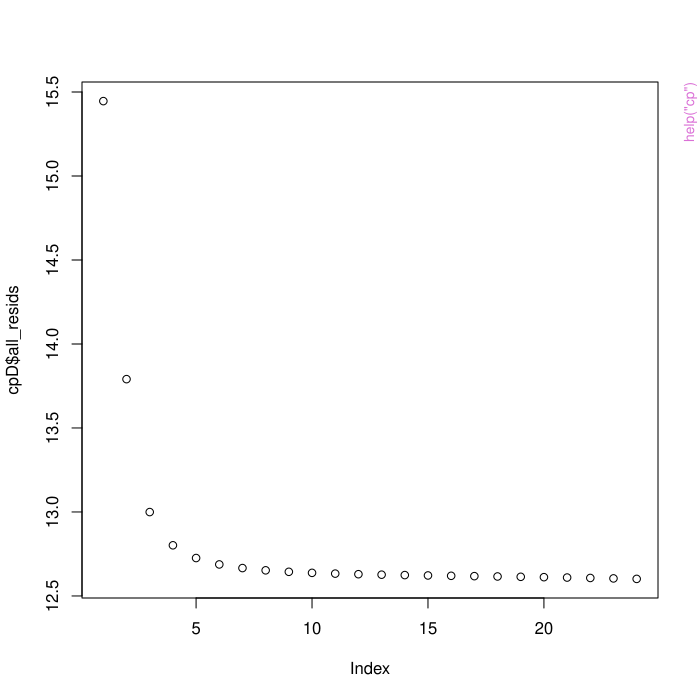

The script that drew this image:
pkgname <- "rTensor"
source(file.path(R.home("share"), "R", "examples-header.R"))
options(warn = 1)
library('rTensor')

base::assign(".oldSearch", base::search(), pos = 'CheckExEnv')
cleanEx()
nameEx("Ops-methods")
### * Ops-methods

flush(stderr()); flush(stdout())

### Name: Ops-methods
### Title: Conformable elementwise operators for Tensor
### Aliases: Ops,Tensor,Tensor-method Ops,Tensor,array-method
###   Ops,Tensor,numeric-method Ops,array,Tensor-method
###   Ops,numeric,Tensor-method Ops-methods

### ** Examples

tnsr <- rand_tensor(c(3,4,5))
tnsr2 <- rand_tensor(c(3,4,5))
tnsrsum <- tnsr + tnsr2
tnsrdiff <- tnsr - tnsr2
tnsrelemprod <- tnsr * tnsr2
tnsrelemquot <- tnsr / tnsr2
for (i in 1:3L){
	for (j in 1:4L){
		for (k in 1:5L){
			stopifnot(tnsrsum@data[i,j,k]==tnsr@data[i,j,k]+tnsr2@data[i,j,k])
			stopifnot(tnsrdiff@data[i,j,k]==(tnsr@data[i,j,k]-tnsr2@data[i,j,k]))
			stopifnot(tnsrelemprod@data[i,j,k]==tnsr@data[i,j,k]*tnsr2@data[i,j,k])
			stopifnot(tnsrelemquot@data[i,j,k]==tnsr@data[i,j,k]/tnsr2@data[i,j,k])
}
}
}



cleanEx()
nameEx("Tensor-class")
### * Tensor-class

flush(stderr()); flush(stdout())

### Name: Tensor-class
### Title: S4 Class for a Tensor
### Aliases: Tensor Tensor-class

### ** Examples

tnsr <- rand_tensor()
class(tnsr)
tnsr
print(tnsr)
dim(tnsr)
tnsr@num_modes
tnsr@data



cleanEx()
nameEx("as.tensor")
### * as.tensor

flush(stderr()); flush(stdout())

### Name: as.tensor
### Title: Tensor Conversion
### Aliases: as.tensor

### ** Examples

#From vector
vec <- runif(100); vecT <- as.tensor(vec); vecT
#From matrix
mat <- matrix(runif(1000),nrow=100,ncol=10)
matT <- as.tensor(mat); matT
#From array
indices <- c(10,20,30,40)
arr <- array(runif(prod(indices)), dim = indices)
arrT <- as.tensor(arr); arrT



cleanEx()
nameEx("cp")
### * cp

flush(stderr()); flush(stdout())

### Name: cp
### Title: Canonical Polyadic Decomposition
### Aliases: cp

### ** Examples

tnsr <- rand_tensor(c(6,7,8))
cpD <- cp(tnsr,num_components=5)
cpD$conv
cpD$norm_percent
plot(cpD$all_resids)



cleanEx()
nameEx("dim-methods")
### * dim-methods

flush(stderr()); flush(stdout())

### Name: dim-methods
### Title: Mode Getter for Tensor
### Aliases: dim,Tensor-method dim-methods

### ** Examples

tnsr <- rand_tensor()
dim(tnsr)



cleanEx()
nameEx("extract-methods")
### * extract-methods

flush(stderr()); flush(stdout())

### Name: [-methods
### Title: Extract or Replace Subtensors
### Aliases: [,Tensor-method [-methods [<-,Tensor-method
###   extract,Tensor-method

### ** Examples

tnsr <- rand_tensor()
tnsr[1,2,3]
tnsr[3,1,]
tnsr[,,5]
tnsr[,,5,drop=FALSE]

tnsr[1,2,3] <- 3; tnsr[1,2,3]
tnsr[3,1,] <- rep(0,5); tnsr[3,1,]
tnsr[,2,] <- matrix(0,nrow=3,ncol=5); tnsr[,2,]



cleanEx()
nameEx("fnorm-methods")
### * fnorm-methods

flush(stderr()); flush(stdout())

### Name: fnorm-methods
### Title: Tensor Frobenius Norm
### Aliases: fnorm fnorm,Tensor-method fnorm-methods

### ** Examples

tnsr <- rand_tensor()
fnorm(tnsr)



cleanEx()
nameEx("fold")
### * fold

flush(stderr()); flush(stdout())

### Name: fold
### Title: General Folding of Matrix
### Aliases: fold

### ** Examples

tnsr <- new("Tensor",3L,c(3L,4L,5L),data=runif(60))
matT3<-unfold(tnsr,row_idx=2,col_idx=c(3,1))
identical(fold(matT3,row_idx=2,col_idx=c(3,1),modes=c(3,4,5)),tnsr)



cleanEx()
nameEx("hamadard_list")
### * hamadard_list

flush(stderr()); flush(stdout())

### Name: hamadard_list
### Title: List Hamadard Product
### Aliases: hamadard_list

### ** Examples

lizt <- list('mat1' = matrix(runif(40),ncol=4),
'mat2' = matrix(runif(40),ncol=4),
'mat3' = matrix(runif(40),ncol=4))
dim(hamadard_list(lizt))



cleanEx()
nameEx("head-methods")
### * head-methods

flush(stderr()); flush(stdout())

### Name: head-methods
### Title: Head for Tensor
### Aliases: head,Tensor-method head-methods

### ** Examples

tnsr <- rand_tensor()
head(tnsr)



cleanEx()
nameEx("hosvd")
### * hosvd

flush(stderr()); flush(stdout())

### Name: hosvd
### Title: (Truncated-)Higher-order SVD
### Aliases: hosvd

### ** Examples

tnsr <- rand_tensor(c(6,7,8))
hosvdD <-hosvd(tnsr)
hosvdD$fnorm_resid
hosvdD2 <-hosvd(tnsr,ranks=c(3,3,4))
hosvdD2$fnorm_resid



cleanEx()
nameEx("innerProd-methods")
### * innerProd-methods

flush(stderr()); flush(stdout())

### Name: innerProd-methods
### Title: Tensors Inner Product
### Aliases: innerProd innerProd,Tensor,Tensor-method innerProd-methods

### ** Examples

tnsr1 <- rand_tensor()
tnsr2 <- rand_tensor()
innerProd(tnsr1,tnsr2)



cleanEx()
nameEx("k_fold")
### * k_fold

flush(stderr()); flush(stdout())

### Name: k_fold
### Title: k-mode Folding of Matrix
### Aliases: k_fold

### ** Examples

tnsr <- new("Tensor",3L,c(3L,4L,5L),data=runif(60))
matT2<-k_unfold(tnsr,m=2)
identical(k_fold(matT2,m=2,modes=c(3,4,5)),tnsr)



cleanEx()
nameEx("k_unfold-methods")
### * k_unfold-methods

flush(stderr()); flush(stdout())

### Name: k_unfold-methods
### Title: Tensor k-mode Unfolding
### Aliases: k_unfold k_unfold,Tensor-method k_unfold-methods

### ** Examples

tnsr <- rand_tensor()
matT2<-rs_unfold(tnsr,m=2)



cleanEx()
nameEx("khatri_rao")
### * khatri_rao

flush(stderr()); flush(stdout())

### Name: khatri_rao
### Title: Khatri-Rao Product
### Aliases: khatri_rao

### ** Examples

dim(khatri_rao(matrix(runif(12),ncol=4),matrix(runif(12),ncol=4)))



cleanEx()
nameEx("khatri_rao_list")
### * khatri_rao_list

flush(stderr()); flush(stdout())

### Name: khatri_rao_list
### Title: List Khatri-Rao Product
### Aliases: khatri_rao_list

### ** Examples

smalllizt <- list('mat1' = matrix(runif(12),ncol=4),
'mat2' = matrix(runif(12),ncol=4),
'mat3' = matrix(runif(12),ncol=4))
dim(khatri_rao_list(smalllizt))



cleanEx()
nameEx("kronecker_list")
### * kronecker_list

flush(stderr()); flush(stdout())

### Name: kronecker_list
### Title: List Kronecker Product
### Aliases: kronecker_list

### ** Examples

smalllizt <- list('mat1' = matrix(runif(12),ncol=4),
'mat2' = matrix(runif(12),ncol=4),
'mat3' = matrix(runif(12),ncol=4))
dim(kronecker_list(smalllizt))



cleanEx()
nameEx("matvec-methods")
### * matvec-methods

flush(stderr()); flush(stdout())

### Name: matvec-methods
### Title: Tensor Matvec Unfolding
### Aliases: matvec matvec,Tensor-method matvec-methods

### ** Examples

tnsr <- rand_tensor(c(2,3,4))
matT1<- matvec(tnsr)



cleanEx()
nameEx("modeMean-methods")
### * modeMean-methods

flush(stderr()); flush(stdout())

### Name: modeMean-methods
### Title: Tensor Mean Across Single Mode
### Aliases: modeMean modeMean,Tensor-method modeMean-methods

### ** Examples

tnsr <- rand_tensor()
modeMean(tnsr,1,drop=TRUE)



cleanEx()
nameEx("modeSum-methods")
### * modeSum-methods

flush(stderr()); flush(stdout())

### Name: modeSum-methods
### Title: Tensor Sum Across Single Mode
### Aliases: modeSum modeSum,Tensor-method modeSum-methods

### ** Examples

tnsr <- rand_tensor()
modeSum(tnsr,3,drop=TRUE)



cleanEx()
nameEx("mpca")
### * mpca

flush(stderr()); flush(stdout())

### Name: mpca
### Title: Multilinear Principal Components Analysis
### Aliases: mpca

### ** Examples

tnsr <-rand_tensor(c(100,10,10))
mpcaD <- mpca(tnsr,ranks=c(30,5))
mpcaD$conv
mpcaD$norm_percent
plot(mpcaD$all_resids)



cleanEx()
nameEx("print-methods")
### * print-methods

flush(stderr()); flush(stdout())

### Name: print-methods
### Title: Print for Tensor
### Aliases: print,Tensor-method print-methods

### ** Examples

tnsr <- rand_tensor()
print(tnsr)



cleanEx()
nameEx("pvd")
### * pvd

flush(stderr()); flush(stdout())

### Name: pvd
### Title: Population Value Decomposition
### Aliases: pvd

### ** Examples

tnsr <- rand_tensor(c(10,5,100))
pvdD<-pvd(tnsr,uranks=rep(8,100),wranks=rep(4,100),a=8,b=4)



cleanEx()
nameEx("rand_tensor")
### * rand_tensor

flush(stderr()); flush(stdout())

### Name: rand_tensor
### Title: Tensor with Random Entries
### Aliases: rand_tensor

### ** Examples

rand_tensor()
rand_tensor(c(4,4,4))
rand_tensor(c(10,2,1),TRUE)



cleanEx()
nameEx("show-methods")
### * show-methods

flush(stderr()); flush(stdout())

### Name: show-methods
### Title: Show for Tensor
### Aliases: show,Tensor-method show-methods

### ** Examples

tnsr <- rand_tensor()
tnsr



cleanEx()
nameEx("t-methods")
### * t-methods

flush(stderr()); flush(stdout())

### Name: t-methods
### Title: Tensor Transpose
### Aliases: t,Tensor-method t-methods

### ** Examples

tnsr <- rand_tensor()
identical(t(tnsr)@data[,,1],t(tnsr@data[,,1]))
identical(t(tnsr)@data[,,2],t(tnsr@data[,,5]))
identical(t(t(tnsr)),tnsr)



cleanEx()
nameEx("t_mult")
### * t_mult

flush(stderr()); flush(stdout())

### Name: t_mult
### Title: Tensor Multiplication (T-MULT)
### Aliases: t_mult

### ** Examples

tnsr <- new("Tensor",3L,c(3L,4L,5L),data=runif(60))
tnsr2 <- new("Tensor",3L,c(4L,3L,5L),data=runif(60))
t_mult(tnsr, tnsr2)



cleanEx()
nameEx("t_svd")
### * t_svd

flush(stderr()); flush(stdout())

### Name: t_svd
### Title: Tensor Singular Value Decomposition
### Aliases: t_svd

### ** Examples

tnsr <- rand_tensor()
tsvdD <- t_svd(tnsr)



cleanEx()
nameEx("t_svd_reconstruct")
### * t_svd_reconstruct

flush(stderr()); flush(stdout())

### Name: t_svd_reconstruct
### Title: Reconstruct Tensor From TSVD
### Aliases: t_svd_reconstruct

### ** Examples

tnsr <- rand_tensor(c(10,10,10))
tsvdD <- t_svd(tnsr)
1 - fnorm(t_svd_reconstruct(tsvdD)-tnsr)/fnorm(tnsr)



cleanEx()
nameEx("tail-methods")
### * tail-methods

flush(stderr()); flush(stdout())

### Name: tail-methods
### Title: Tail for Tensor
### Aliases: tail,Tensor-method tail-methods

### ** Examples

tnsr <- rand_tensor()
tail(tnsr)



cleanEx()
nameEx("tperm-methods")
### * tperm-methods

flush(stderr()); flush(stdout())

### Name: tperm-methods
### Title: Mode Permutation for Tensor
### Aliases: tperm tperm,Tensor-method tperm-methods

### ** Examples

tnsr <- rand_tensor(c(3,4,5))
dim(tperm(tnsr,perm=c(2,1,3)))
dim(tperm(tnsr,perm=c(1,3,2)))



cleanEx()
nameEx("ttl")
### * ttl

flush(stderr()); flush(stdout())

### Name: ttl
### Title: Tensor Times List
### Aliases: ttl

### ** Examples

tnsr <- new("Tensor",3L,c(3L,4L,5L),data=runif(60))
lizt <- list('mat1' = matrix(runif(30),ncol=3),
'mat2' = matrix(runif(40),ncol=4),
'mat3' = matrix(runif(50),ncol=5))
ttl(tnsr,lizt,ms=c(1,2,3))



cleanEx()
nameEx("ttm")
### * ttm

flush(stderr()); flush(stdout())

### Name: ttm
### Title: Tensor Times Matrix (m-Mode Product)
### Aliases: ttm

### ** Examples

tnsr <- new("Tensor",3L,c(3L,4L,5L),data=runif(60))
mat <- matrix(runif(50),ncol=5)
ttm(tnsr,mat,m=3)



cleanEx()
nameEx("tucker")
### * tucker

flush(stderr()); flush(stdout())

### Name: tucker
### Title: Tucker Decomposition
### Aliases: tucker

### ** Examples

tnsr <- rand_tensor(c(6,7,8))
tuckerD <- tucker(tnsr,ranks=c(3,3,4))
tuckerD$conv
tuckerD$norm_percent
plot(tuckerD$all_resids)



cleanEx()
nameEx("unfold-methods")
### * unfold-methods

flush(stderr()); flush(stdout())

### Name: unfold-methods
### Title: Tensor Unfolding
### Aliases: unfold unfold,Tensor-method unfold-methods

### ** Examples

tnsr <- rand_tensor()
matT3<-unfold(tnsr,row_idx=2,col_idx=c(3,1))



cleanEx()
nameEx("unmatvec")
### * unmatvec

flush(stderr()); flush(stdout())

### Name: unmatvec
### Title: Unmatvec Folding of Matrix
### Aliases: unmatvec

### ** Examples

tnsr <- new("Tensor",3L,c(3L,4L,5L),data=runif(60))
matT1<-matvec(tnsr)
identical(unmatvec(matT1,modes=c(3,4,5)),tnsr)



cleanEx()
nameEx("vec-methods")
### * vec-methods

flush(stderr()); flush(stdout())

### Name: vec-methods
### Title: Tensor Vec
### Aliases: vec vec,Tensor-method vec-methods

### ** Examples

tnsr <- rand_tensor(c(4,5,6,7))
vec(tnsr)



### * <FOOTER>
###
options(digits = 7L)
base::cat("Time elapsed: ", proc.time() - base::get("ptime", pos = 'CheckExEnv'),"\n")
grDevices::dev.off()
###
### Local variables: ***
### mode: outline-minor ***
### outline-regexp: "\\(> \\)?### [*]+" ***
### End: ***
quit('no')
